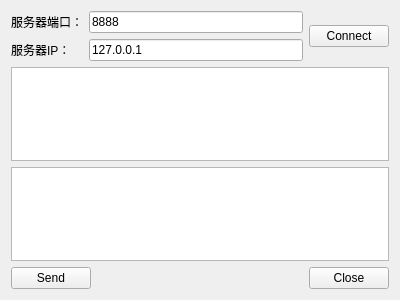
<?xml version="1.0" encoding="UTF-8"?>
<ui version="4.0">
 <class>ClienWidget</class>
 <widget class="QWidget" name="ClienWidget">
  <property name="geometry">
   <rect>
    <x>0</x>
    <y>0</y>
    <width>400</width>
    <height>300</height>
   </rect>
  </property>
  <property name="windowTitle">
   <string>Form</string>
  </property>
  <layout class="QGridLayout" name="gridLayout">
   <item row="0" column="0">
    <widget class="QLabel" name="label">
     <property name="text">
      <string>服务器端口：</string>
     </property>
    </widget>
   </item>
   <item row="0" column="1" colspan="2">
    <widget class="QLineEdit" name="lineEditport">
     <property name="text">
      <string>8888</string>
     </property>
    </widget>
   </item>
   <item row="1" column="0">
    <widget class="QLabel" name="label_2">
     <property name="text">
      <string>服务器IP：</string>
     </property>
    </widget>
   </item>
   <item row="1" column="1" colspan="2">
    <widget class="QLineEdit" name="lineEditIP">
     <property name="text">
      <string>127.0.0.1</string>
     </property>
    </widget>
   </item>
   <item row="2" column="0" colspan="4">
    <widget class="QTextEdit" name="textEditRead">
     <property name="readOnly">
      <bool>true</bool>
     </property>
    </widget>
   </item>
   <item row="3" column="0" colspan="4">
    <widget class="QTextEdit" name="textEditWrite"/>
   </item>
   <item row="4" column="0" colspan="2">
    <widget class="QPushButton" name="pushButtonSend">
     <property name="text">
      <string>Send</string>
     </property>
    </widget>
   </item>
   <item row="4" column="2">
    <spacer name="horizontalSpacer">
     <property name="orientation">
      <enum>Qt::Horizontal</enum>
     </property>
     <property name="sizeHint" stdset="0">
      <size>
       <width>214</width>
       <height>20</height>
      </size>
     </property>
    </spacer>
   </item>
   <item row="4" column="3">
    <widget class="QPushButton" name="pushButtonClose">
     <property name="text">
      <string>Close</string>
     </property>
    </widget>
   </item>
   <item row="0" column="3" rowspan="2">
    <widget class="QPushButton" name="pushButtonConnect">
     <property name="text">
      <string>Connect</string>
     </property>
    </widget>
   </item>
  </layout>
 </widget>
 <resources/>
 <connections/>
</ui>
